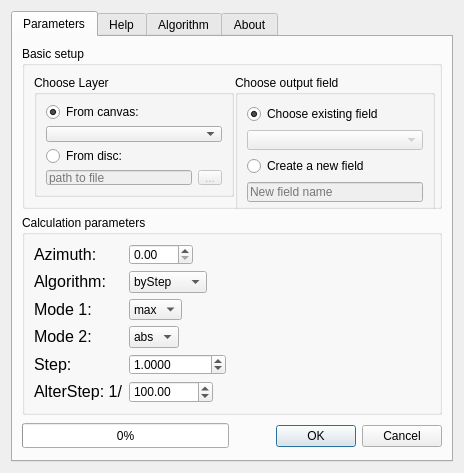
<?xml version="1.0" encoding="UTF-8"?>
<ui version="4.0">
 <class>Dialog</class>
 <widget class="QDialog" name="Dialog">
  <property name="geometry">
   <rect>
    <x>0</x>
    <y>0</y>
    <width>440</width>
    <height>473</height>
   </rect>
  </property>
  <property name="windowTitle">
   <string>Dialog</string>
  </property>
  <layout class="QVBoxLayout" name="verticalLayout_5">
   <item>
    <widget class="QTabWidget" name="AzimuthWidthDialog">
     <property name="contextMenuPolicy">
      <enum>Qt::DefaultContextMenu</enum>
     </property>
     <property name="currentIndex">
      <number>0</number>
     </property>
     <widget class="QWidget" name="Parameters">
      <attribute name="title">
       <string>Parameters</string>
      </attribute>
      <layout class="QGridLayout" name="gridLayout_2">
       <item row="0" column="0">
        <widget class="QGroupBox" name="groupBox">
         <property name="minimumSize">
          <size>
           <width>420</width>
           <height>150</height>
          </size>
         </property>
         <property name="maximumSize">
          <size>
           <width>16777215</width>
           <height>200</height>
          </size>
         </property>
         <property name="title">
          <string>Basic setup</string>
         </property>
         <layout class="QHBoxLayout" name="horizontalLayout_12">
          <item>
           <widget class="QGroupBox" name="ChooseLayer_groupBox">
            <property name="minimumSize">
             <size>
              <width>200</width>
              <height>0</height>
             </size>
            </property>
            <property name="title">
             <string>Choose Layer</string>
            </property>
            <layout class="QHBoxLayout" name="horizontalLayout">
             <item>
              <layout class="QVBoxLayout" name="Chooselayer_verticalLayout">
               <item>
                <widget class="QRadioButton" name="radioButton_fromCanvas">
                 <property name="text">
                  <string>From canvas:</string>
                 </property>
                 <property name="checked">
                  <bool>true</bool>
                 </property>
                </widget>
               </item>
               <item>
                <widget class="QComboBox" name="comboBox_TOClayers"/>
               </item>
               <item>
                <widget class="QRadioButton" name="radioButton_from_Disc">
                 <property name="text">
                  <string>From disc:</string>
                 </property>
                </widget>
               </item>
               <item>
                <layout class="QHBoxLayout" name="horizontalLayout_pathToFile">
                 <item>
                  <widget class="QLineEdit" name="pathToFile_string">
                   <property name="enabled">
                    <bool>false</bool>
                   </property>
                   <property name="text">
                    <string/>
                   </property>
                   <property name="placeholderText">
                    <string>path to file</string>
                   </property>
                  </widget>
                 </item>
                 <item>
                  <widget class="QToolButton" name="PathtoFileInteractive">
                   <property name="enabled">
                    <bool>false</bool>
                   </property>
                   <property name="toolTip">
                    <string>&lt;!DOCTYPE HTML PUBLIC &quot;-//W3C//DTD HTML 4.0//EN&quot; &quot;http://www.w3.org/TR/REC-html40/strict.dtd&quot;&gt;
&lt;html&gt;&lt;head&gt;&lt;meta name=&quot;qrichtext&quot; content=&quot;1&quot; /&gt;&lt;style type=&quot;text/css&quot;&gt;
p, li { white-space: pre-wrap; }
&lt;/style&gt;&lt;/head&gt;&lt;body style=&quot; font-family:'Sans Serif'; font-size:10pt; font-weight:400; font-style:normal;&quot;&gt;
&lt;p style=&quot; margin-top:0px; margin-bottom:0px; margin-left:0px; margin-right:0px; -qt-block-indent:0; text-indent:0px;&quot;&gt;&lt;span style=&quot; font-size:11pt;&quot;&gt;Choose path to file.&lt;/span&gt;&lt;/p&gt;&lt;/body&gt;&lt;/html&gt;</string>
                   </property>
                   <property name="text">
                    <string>...</string>
                   </property>
                  </widget>
                 </item>
                </layout>
               </item>
              </layout>
             </item>
            </layout>
           </widget>
          </item>
          <item>
           <widget class="QGroupBox" name="OutptField_groupBox">
            <property name="minimumSize">
             <size>
              <width>200</width>
              <height>140</height>
             </size>
            </property>
            <property name="title">
             <string>Choose output field</string>
            </property>
            <layout class="QVBoxLayout" name="verticalLayout_3">
             <item>
              <widget class="QRadioButton" name="ChooseField_radioButton">
               <property name="text">
                <string>Choose existing field</string>
               </property>
               <property name="checked">
                <bool>true</bool>
               </property>
              </widget>
             </item>
             <item>
              <widget class="QComboBox" name="ChooseField_comboBox">
               <property name="enabled">
                <bool>false</bool>
               </property>
               <property name="toolTip">
                <string>&lt;!DOCTYPE HTML PUBLIC &quot;-//W3C//DTD HTML 4.0//EN&quot; &quot;http://www.w3.org/TR/REC-html40/strict.dtd&quot;&gt;
&lt;html&gt;&lt;head&gt;&lt;meta name=&quot;qrichtext&quot; content=&quot;1&quot; /&gt;&lt;style type=&quot;text/css&quot;&gt;
p, li { white-space: pre-wrap; }
&lt;/style&gt;&lt;/head&gt;&lt;body style=&quot; font-family:'Sans Serif'; font-size:10pt; font-weight:400; font-style:normal;&quot;&gt;
&lt;p style=&quot; margin-top:0px; margin-bottom:0px; margin-left:0px; margin-right:0px; -qt-block-indent:0; text-indent:0px;&quot;&gt;&lt;span style=&quot; font-size:11pt;&quot;&gt;Caution! Any data stored in this field will be overwriten!&lt;/span&gt;&lt;/p&gt;&lt;/body&gt;&lt;/html&gt;</string>
               </property>
              </widget>
             </item>
             <item>
              <widget class="QRadioButton" name="CreateField_radioButton">
               <property name="enabled">
                <bool>true</bool>
               </property>
               <property name="text">
                <string>Create a new field</string>
               </property>
               <property name="checked">
                <bool>false</bool>
               </property>
              </widget>
             </item>
             <item>
              <widget class="QLineEdit" name="CreateFIeld_lineEdit">
               <property name="enabled">
                <bool>false</bool>
               </property>
               <property name="cursor">
                <cursorShape>IBeamCursor</cursorShape>
               </property>
               <property name="toolTip">
                <string>&lt;!DOCTYPE HTML PUBLIC &quot;-//W3C//DTD HTML 4.0//EN&quot; &quot;http://www.w3.org/TR/REC-html40/strict.dtd&quot;&gt;
&lt;html&gt;&lt;head&gt;&lt;meta name=&quot;qrichtext&quot; content=&quot;1&quot; /&gt;&lt;style type=&quot;text/css&quot;&gt;
p, li { white-space: pre-wrap; }
&lt;/style&gt;&lt;/head&gt;&lt;body style=&quot; font-family:'Sans Serif'; font-size:10pt; font-weight:400; font-style:normal;&quot;&gt;
&lt;p style=&quot; margin-top:0px; margin-bottom:0px; margin-left:0px; margin-right:0px; -qt-block-indent:0; text-indent:0px;&quot;&gt;&lt;span style=&quot; font-size:11pt;&quot;&gt;For the shp-files will be trimmed to 10 characters.&lt;/span&gt;&lt;/p&gt;&lt;/body&gt;&lt;/html&gt;</string>
               </property>
               <property name="text">
                <string/>
               </property>
               <property name="placeholderText">
                <string>New field name</string>
               </property>
              </widget>
             </item>
            </layout>
           </widget>
          </item>
         </layout>
        </widget>
       </item>
       <item row="2" column="0">
        <widget class="QGroupBox" name="SetupParameters_groupBox">
         <property name="minimumSize">
          <size>
           <width>420</width>
           <height>200</height>
          </size>
         </property>
         <property name="maximumSize">
          <size>
           <width>16777215</width>
           <height>16777215</height>
          </size>
         </property>
         <property name="title">
          <string>Calculation parameters</string>
         </property>
         <layout class="QHBoxLayout" name="horizontalLayout_11">
          <item>
           <layout class="QFormLayout" name="param_setup_form">
            <property name="fieldGrowthPolicy">
             <enum>QFormLayout::ExpandingFieldsGrow</enum>
            </property>
            <item row="1" column="0">
             <widget class="QLabel" name="label_Azimuth">
              <property name="text">
               <string>&lt;!DOCTYPE HTML PUBLIC &quot;-//W3C//DTD HTML 4.0//EN&quot; &quot;http://www.w3.org/TR/REC-html40/strict.dtd&quot;&gt;
&lt;html&gt;&lt;head&gt;&lt;meta name=&quot;qrichtext&quot; content=&quot;1&quot; /&gt;&lt;style type=&quot;text/css&quot;&gt;
p, li { white-space: pre-wrap; }
&lt;/style&gt;&lt;/head&gt;&lt;body style=&quot; font-family:'Sans Serif'; font-size:10pt; font-weight:400; font-style:normal;&quot;&gt;
&lt;p style=&quot; margin-top:0px; margin-bottom:0px; margin-left:0px; margin-right:0px; -qt-block-indent:0; text-indent:0px;&quot;&gt;&lt;span style=&quot; font-size:12pt;&quot;&gt;Azimuth:&lt;/span&gt;&lt;/p&gt;&lt;/body&gt;&lt;/html&gt;</string>
              </property>
              <property name="buddy">
               <cstring>azimuthBox</cstring>
              </property>
             </widget>
            </item>
            <item row="1" column="1">
             <widget class="QDoubleSpinBox" name="azimuthBox">
              <property name="toolTip">
               <string>&lt;!DOCTYPE HTML PUBLIC &quot;-//W3C//DTD HTML 4.0//EN&quot; &quot;http://www.w3.org/TR/REC-html40/strict.dtd&quot;&gt;
&lt;html&gt;&lt;head&gt;&lt;meta name=&quot;qrichtext&quot; content=&quot;1&quot; /&gt;&lt;style type=&quot;text/css&quot;&gt;
p, li { white-space: pre-wrap; }
&lt;/style&gt;&lt;/head&gt;&lt;body style=&quot; font-family:'Sans Serif'; font-size:10pt; font-weight:400; font-style:normal;&quot;&gt;
&lt;p style=&quot; margin-top:0px; margin-bottom:0px; margin-left:0px; margin-right:0px; -qt-block-indent:0; text-indent:0px;&quot;&gt;&lt;span style=&quot; font-size:11pt;&quot;&gt;Azimuth (direction) in decimal degrees from 0 to 360.&lt;/span&gt;&lt;/p&gt;&lt;/body&gt;&lt;/html&gt;</string>
              </property>
              <property name="whatsThis">
               <string/>
              </property>
              <property name="wrapping">
               <bool>false</bool>
              </property>
              <property name="prefix">
               <string/>
              </property>
              <property name="suffix">
               <string/>
              </property>
              <property name="maximum">
               <double>360.000000000000000</double>
              </property>
             </widget>
            </item>
            <item row="2" column="0">
             <widget class="QLabel" name="label_Algorithm">
              <property name="text">
               <string>&lt;!DOCTYPE HTML PUBLIC &quot;-//W3C//DTD HTML 4.0//EN&quot; &quot;http://www.w3.org/TR/REC-html40/strict.dtd&quot;&gt;
&lt;html&gt;&lt;head&gt;&lt;meta name=&quot;qrichtext&quot; content=&quot;1&quot; /&gt;&lt;style type=&quot;text/css&quot;&gt;
p, li { white-space: pre-wrap; }
&lt;/style&gt;&lt;/head&gt;&lt;body style=&quot; font-family:'Sans Serif'; font-size:10pt; font-weight:400; font-style:normal;&quot;&gt;
&lt;p style=&quot; margin-top:0px; margin-bottom:0px; margin-left:0px; margin-right:0px; -qt-block-indent:0; text-indent:0px;&quot;&gt;&lt;span style=&quot; font-size:12pt;&quot;&gt;Algorithm:&lt;/span&gt;&lt;/p&gt;&lt;/body&gt;&lt;/html&gt;</string>
              </property>
              <property name="buddy">
               <cstring>Algorithm_comboBox</cstring>
              </property>
             </widget>
            </item>
            <item row="2" column="1">
             <widget class="QComboBox" name="Algorithm_comboBox">
              <item>
               <property name="text">
                <string>byStep</string>
               </property>
              </item>
              <item>
               <property name="text">
                <string>byVertex</string>
               </property>
              </item>
              <item>
               <property name="text">
                <string>Mix</string>
               </property>
              </item>
             </widget>
            </item>
            <item row="3" column="0">
             <widget class="QLabel" name="lable_Mode_1">
              <property name="text">
               <string>&lt;!DOCTYPE HTML PUBLIC &quot;-//W3C//DTD HTML 4.0//EN&quot; &quot;http://www.w3.org/TR/REC-html40/strict.dtd&quot;&gt;
&lt;html&gt;&lt;head&gt;&lt;meta name=&quot;qrichtext&quot; content=&quot;1&quot; /&gt;&lt;style type=&quot;text/css&quot;&gt;
p, li { white-space: pre-wrap; }
&lt;/style&gt;&lt;/head&gt;&lt;body style=&quot; font-family:'Sans Serif'; font-size:10pt; font-weight:400; font-style:normal;&quot;&gt;
&lt;p style=&quot; margin-top:0px; margin-bottom:0px; margin-left:0px; margin-right:0px; -qt-block-indent:0; text-indent:0px;&quot;&gt;&lt;span style=&quot; font-size:12pt;&quot;&gt;Mode 1:&lt;/span&gt;&lt;/p&gt;&lt;/body&gt;&lt;/html&gt;</string>
              </property>
              <property name="buddy">
               <cstring>Mode1_comboBox</cstring>
              </property>
             </widget>
            </item>
            <item row="3" column="1">
             <widget class="QComboBox" name="Mode1_comboBox">
              <item>
               <property name="text">
                <string>max</string>
               </property>
              </item>
              <item>
               <property name="text">
                <string>min</string>
               </property>
              </item>
             </widget>
            </item>
            <item row="4" column="0">
             <widget class="QLabel" name="label_Mode_2">
              <property name="text">
               <string>&lt;!DOCTYPE HTML PUBLIC &quot;-//W3C//DTD HTML 4.0//EN&quot; &quot;http://www.w3.org/TR/REC-html40/strict.dtd&quot;&gt;
&lt;html&gt;&lt;head&gt;&lt;meta name=&quot;qrichtext&quot; content=&quot;1&quot; /&gt;&lt;style type=&quot;text/css&quot;&gt;
p, li { white-space: pre-wrap; }
&lt;/style&gt;&lt;/head&gt;&lt;body style=&quot; font-family:'Sans Serif'; font-size:10pt; font-weight:400; font-style:normal;&quot;&gt;
&lt;p style=&quot; margin-top:0px; margin-bottom:0px; margin-left:0px; margin-right:0px; -qt-block-indent:0; text-indent:0px;&quot;&gt;&lt;span style=&quot; font-size:12pt;&quot;&gt;Mode 2:&lt;/span&gt;&lt;/p&gt;&lt;/body&gt;&lt;/html&gt;</string>
              </property>
              <property name="buddy">
               <cstring>Mode_2_comboBox</cstring>
              </property>
             </widget>
            </item>
            <item row="4" column="1">
             <widget class="QComboBox" name="Mode_2_comboBox">
              <item>
               <property name="text">
                <string>abs</string>
               </property>
              </item>
              <item>
               <property name="text">
                <string>rel</string>
               </property>
              </item>
             </widget>
            </item>
            <item row="5" column="0">
             <widget class="QLabel" name="label_Step">
              <property name="text">
               <string>&lt;!DOCTYPE HTML PUBLIC &quot;-//W3C//DTD HTML 4.0//EN&quot; &quot;http://www.w3.org/TR/REC-html40/strict.dtd&quot;&gt;
&lt;html&gt;&lt;head&gt;&lt;meta name=&quot;qrichtext&quot; content=&quot;1&quot; /&gt;&lt;style type=&quot;text/css&quot;&gt;
p, li { white-space: pre-wrap; }
&lt;/style&gt;&lt;/head&gt;&lt;body style=&quot; font-family:'Sans Serif'; font-size:10pt; font-weight:400; font-style:normal;&quot;&gt;
&lt;p style=&quot; margin-top:0px; margin-bottom:0px; margin-left:0px; margin-right:0px; -qt-block-indent:0; text-indent:0px;&quot;&gt;&lt;span style=&quot; font-size:12pt;&quot;&gt;Step:&lt;/span&gt;&lt;/p&gt;&lt;/body&gt;&lt;/html&gt;</string>
              </property>
              <property name="buddy">
               <cstring>stepBox</cstring>
              </property>
             </widget>
            </item>
            <item row="5" column="1">
             <widget class="QDoubleSpinBox" name="stepBox">
              <property name="toolTip">
               <string>&lt;!DOCTYPE HTML PUBLIC &quot;-//W3C//DTD HTML 4.0//EN&quot; &quot;http://www.w3.org/TR/REC-html40/strict.dtd&quot;&gt;
&lt;html&gt;&lt;head&gt;&lt;meta name=&quot;qrichtext&quot; content=&quot;1&quot; /&gt;&lt;style type=&quot;text/css&quot;&gt;
p, li { white-space: pre-wrap; }
&lt;/style&gt;&lt;/head&gt;&lt;body style=&quot; font-family:'Sans Serif'; font-size:10pt; font-weight:400; font-style:normal;&quot;&gt;
&lt;p style=&quot; margin-top:0px; margin-bottom:0px; margin-left:0px; margin-right:0px; -qt-block-indent:0; text-indent:0px;&quot;&gt;&lt;span style=&quot; font-size:11pt;&quot;&gt;Float value in layer CRS units. Needed only when 'byStep' or 'Mix' algorithms are used.&lt;/span&gt;&lt;/p&gt;&lt;/body&gt;&lt;/html&gt;</string>
              </property>
              <property name="wrapping">
               <bool>false</bool>
              </property>
              <property name="decimals">
               <number>4</number>
              </property>
              <property name="minimum">
               <double>0.000100000000000</double>
              </property>
              <property name="maximum">
               <double>2000000000.000000000000000</double>
              </property>
              <property name="value">
               <double>1.000000000000000</double>
              </property>
             </widget>
            </item>
            <item row="6" column="0">
             <widget class="QLabel" name="label_AlterStep">
              <property name="text">
               <string>&lt;!DOCTYPE HTML PUBLIC &quot;-//W3C//DTD HTML 4.0//EN&quot; &quot;http://www.w3.org/TR/REC-html40/strict.dtd&quot;&gt;
&lt;html&gt;&lt;head&gt;&lt;meta name=&quot;qrichtext&quot; content=&quot;1&quot; /&gt;&lt;style type=&quot;text/css&quot;&gt;
p, li { white-space: pre-wrap; }
&lt;/style&gt;&lt;/head&gt;&lt;body style=&quot; font-family:'Sans Serif'; font-size:10pt; font-weight:400; font-style:normal;&quot;&gt;
&lt;p style=&quot; margin-top:0px; margin-bottom:0px; margin-left:0px; margin-right:0px; -qt-block-indent:0; text-indent:0px;&quot;&gt;&lt;span style=&quot; font-size:12pt;&quot;&gt;AlterStep: 1/&lt;/span&gt;&lt;/p&gt;&lt;/body&gt;&lt;/html&gt;</string>
              </property>
              <property name="buddy">
               <cstring>Alter_Step_doubleSpinBox</cstring>
              </property>
             </widget>
            </item>
            <item row="6" column="1">
             <widget class="QDoubleSpinBox" name="Alter_Step_doubleSpinBox">
              <property name="toolTip">
               <string>&lt;!DOCTYPE HTML PUBLIC &quot;-//W3C//DTD HTML 4.0//EN&quot; &quot;http://www.w3.org/TR/REC-html40/strict.dtd&quot;&gt;
&lt;html&gt;&lt;head&gt;&lt;meta name=&quot;qrichtext&quot; content=&quot;1&quot; /&gt;&lt;style type=&quot;text/css&quot;&gt;
p, li { white-space: pre-wrap; }
&lt;/style&gt;&lt;/head&gt;&lt;body style=&quot; font-family:'Sans Serif'; font-size:10pt; font-weight:400; font-style:normal;&quot;&gt;
&lt;p style=&quot; margin-top:0px; margin-bottom:0px; margin-left:0px; margin-right:0px; -qt-block-indent:0; text-indent:0px;&quot;&gt;&lt;span style=&quot; font-size:11pt;&quot;&gt;If Step &amp;gt; H/AlterStep (where H - min of the BBox edges of the given polygon), then (1/AlterStep) value will be used insted of Step for the given polygon.&lt;/span&gt;&lt;/p&gt;&lt;/body&gt;&lt;/html&gt;</string>
              </property>
              <property name="minimum">
               <double>1.000000000000000</double>
              </property>
              <property name="maximum">
               <double>1000000000.000000000000000</double>
              </property>
              <property name="value">
               <double>100.000000000000000</double>
              </property>
             </widget>
            </item>
           </layout>
          </item>
         </layout>
        </widget>
       </item>
       <item row="3" column="0">
        <layout class="QHBoxLayout" name="horizontalLayout_Main">
         <property name="sizeConstraint">
          <enum>QLayout::SetFixedSize</enum>
         </property>
         <item>
          <widget class="QProgressBar" name="progressBar">
           <property name="maximumSize">
            <size>
             <width>16777215</width>
             <height>25</height>
            </size>
           </property>
           <property name="value">
            <number>0</number>
           </property>
          </widget>
         </item>
         <item>
          <widget class="QDialogButtonBox" name="buttonBox">
           <property name="minimumSize">
            <size>
             <width>0</width>
             <height>30</height>
            </size>
           </property>
           <property name="maximumSize">
            <size>
             <width>16777215</width>
             <height>30</height>
            </size>
           </property>
           <property name="orientation">
            <enum>Qt::Horizontal</enum>
           </property>
           <property name="standardButtons">
            <set>QDialogButtonBox::Cancel|QDialogButtonBox::Ok</set>
           </property>
          </widget>
         </item>
        </layout>
       </item>
      </layout>
     </widget>
     <widget class="QWidget" name="Help">
      <attribute name="title">
       <string>Help</string>
      </attribute>
      <layout class="QVBoxLayout" name="verticalLayout">
       <item>
        <widget class="QScrollArea" name="scrollArea">
         <property name="widgetResizable">
          <bool>true</bool>
         </property>
         <widget class="QWidget" name="HELPscrollAreaWidgetContents">
          <property name="geometry">
           <rect>
            <x>0</x>
            <y>0</y>
            <width>410</width>
            <height>400</height>
           </rect>
          </property>
          <layout class="QGridLayout" name="gridLayout_3">
           <item row="0" column="2">
            <widget class="QScrollBar" name="verticalScrollBar">
             <property name="layoutDirection">
              <enum>Qt::LeftToRight</enum>
             </property>
             <property name="orientation">
              <enum>Qt::Vertical</enum>
             </property>
            </widget>
           </item>
          </layout>
         </widget>
        </widget>
       </item>
       <item>
        <widget class="QScrollBar" name="horizontalScrollBar">
         <property name="orientation">
          <enum>Qt::Horizontal</enum>
         </property>
        </widget>
       </item>
      </layout>
     </widget>
     <widget class="QWidget" name="Algorithm">
      <attribute name="title">
       <string>Algorithm</string>
      </attribute>
      <layout class="QVBoxLayout" name="verticalLayout_2">
       <item>
        <widget class="QScrollArea" name="AlgorithmScrollArea">
         <property name="widgetResizable">
          <bool>true</bool>
         </property>
         <widget class="QWidget" name="scrollAreaWidgetContents">
          <property name="geometry">
           <rect>
            <x>0</x>
            <y>0</y>
            <width>410</width>
            <height>421</height>
           </rect>
          </property>
         </widget>
        </widget>
       </item>
      </layout>
     </widget>
     <widget class="QWidget" name="About">
      <attribute name="title">
       <string>About</string>
      </attribute>
      <layout class="QGridLayout" name="gridLayout">
       <item row="0" column="0">
        <widget class="QScrollArea" name="AboutScrollArea">
         <property name="widgetResizable">
          <bool>true</bool>
         </property>
         <widget class="QWidget" name="scrollAreaWidgetContents_Abour">
          <property name="geometry">
           <rect>
            <x>0</x>
            <y>0</y>
            <width>410</width>
            <height>421</height>
           </rect>
          </property>
         </widget>
        </widget>
       </item>
      </layout>
     </widget>
    </widget>
   </item>
  </layout>
 </widget>
 <resources>
  <include location="azimuth-width_resource.qrc"/>
 </resources>
 <connections>
  <connection>
   <sender>buttonBox</sender>
   <signal>accepted()</signal>
   <receiver>Dialog</receiver>
   <slot>accept()</slot>
   <hints>
    <hint type="sourcelabel">
     <x>426</x>
     <y>458</y>
    </hint>
    <hint type="destinationlabel">
     <x>423</x>
     <y>453</y>
    </hint>
   </hints>
  </connection>
  <connection>
   <sender>buttonBox</sender>
   <signal>rejected()</signal>
   <receiver>Dialog</receiver>
   <slot>reject()</slot>
   <hints>
    <hint type="sourcelabel">
     <x>426</x>
     <y>458</y>
    </hint>
    <hint type="destinationlabel">
     <x>250</x>
     <y>452</y>
    </hint>
   </hints>
  </connection>
  <connection>
   <sender>CreateField_radioButton</sender>
   <signal>toggled(bool)</signal>
   <receiver>ChooseField_comboBox</receiver>
   <slot>setDisabled(bool)</slot>
   <hints>
    <hint type="sourcelabel">
     <x>278</x>
     <y>165</y>
    </hint>
    <hint type="destinationlabel">
     <x>278</x>
     <y>139</y>
    </hint>
   </hints>
  </connection>
  <connection>
   <sender>CreateField_radioButton</sender>
   <signal>toggled(bool)</signal>
   <receiver>CreateFIeld_lineEdit</receiver>
   <slot>setEnabled(bool)</slot>
   <hints>
    <hint type="sourcelabel">
     <x>318</x>
     <y>165</y>
    </hint>
    <hint type="destinationlabel">
     <x>313</x>
     <y>192</y>
    </hint>
   </hints>
  </connection>
  <connection>
   <sender>ChooseField_radioButton</sender>
   <signal>toggled(bool)</signal>
   <receiver>ChooseField_comboBox</receiver>
   <slot>setEnabled(bool)</slot>
   <hints>
    <hint type="sourcelabel">
     <x>367</x>
     <y>111</y>
    </hint>
    <hint type="destinationlabel">
     <x>365</x>
     <y>139</y>
    </hint>
   </hints>
  </connection>
  <connection>
   <sender>ChooseField_radioButton</sender>
   <signal>toggled(bool)</signal>
   <receiver>CreateFIeld_lineEdit</receiver>
   <slot>setDisabled(bool)</slot>
   <hints>
    <hint type="sourcelabel">
     <x>417</x>
     <y>111</y>
    </hint>
    <hint type="destinationlabel">
     <x>417</x>
     <y>192</y>
    </hint>
   </hints>
  </connection>
  <connection>
   <sender>radioButton_from_Disc</sender>
   <signal>toggled(bool)</signal>
   <receiver>comboBox_TOClayers</receiver>
   <slot>setDisabled(bool)</slot>
   <hints>
    <hint type="sourcelabel">
     <x>203</x>
     <y>167</y>
    </hint>
    <hint type="destinationlabel">
     <x>211</x>
     <y>142</y>
    </hint>
   </hints>
  </connection>
  <connection>
   <sender>radioButton_from_Disc</sender>
   <signal>toggled(bool)</signal>
   <receiver>PathtoFileInteractive</receiver>
   <slot>setEnabled(bool)</slot>
   <hints>
    <hint type="sourcelabel">
     <x>211</x>
     <y>167</y>
    </hint>
    <hint type="destinationlabel">
     <x>210</x>
     <y>196</y>
    </hint>
   </hints>
  </connection>
  <connection>
   <sender>radioButton_fromCanvas</sender>
   <signal>toggled(bool)</signal>
   <receiver>PathtoFileInteractive</receiver>
   <slot>setDisabled(bool)</slot>
   <hints>
    <hint type="sourcelabel">
     <x>211</x>
     <y>114</y>
    </hint>
    <hint type="destinationlabel">
     <x>210</x>
     <y>196</y>
    </hint>
   </hints>
  </connection>
  <connection>
   <sender>radioButton_fromCanvas</sender>
   <signal>toggled(bool)</signal>
   <receiver>pathToFile_string</receiver>
   <slot>setDisabled(bool)</slot>
   <hints>
    <hint type="sourcelabel">
     <x>211</x>
     <y>114</y>
    </hint>
    <hint type="destinationlabel">
     <x>176</x>
     <y>195</y>
    </hint>
   </hints>
  </connection>
  <connection>
   <sender>radioButton_fromCanvas</sender>
   <signal>toggled(bool)</signal>
   <receiver>comboBox_TOClayers</receiver>
   <slot>setEnabled(bool)</slot>
   <hints>
    <hint type="sourcelabel">
     <x>111</x>
     <y>114</y>
    </hint>
    <hint type="destinationlabel">
     <x>111</x>
     <y>142</y>
    </hint>
   </hints>
  </connection>
  <connection>
   <sender>PathtoFileInteractive</sender>
   <signal>triggered(QAction*)</signal>
   <receiver>pathToFile_string</receiver>
   <slot>paste()</slot>
   <hints>
    <hint type="sourcelabel">
     <x>210</x>
     <y>196</y>
    </hint>
    <hint type="destinationlabel">
     <x>176</x>
     <y>195</y>
    </hint>
   </hints>
  </connection>
  <connection>
   <sender>radioButton_from_Disc</sender>
   <signal>toggled(bool)</signal>
   <receiver>pathToFile_string</receiver>
   <slot>setEnabled(bool)</slot>
   <hints>
    <hint type="sourcelabel">
     <x>118</x>
     <y>167</y>
    </hint>
    <hint type="destinationlabel">
     <x>137</x>
     <y>195</y>
    </hint>
   </hints>
  </connection>
 </connections>
</ui>
